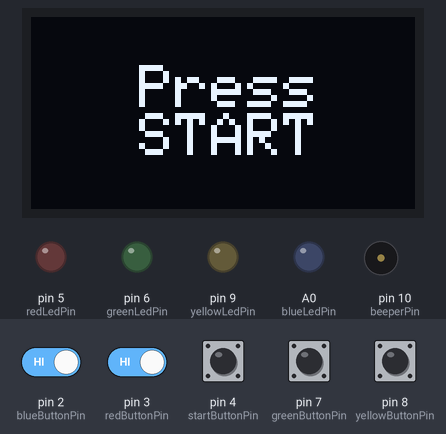
Bench run of a sketch on a simulated Arduino Uno, built with avr-gcc and run on an emulated ATmega328P. Parts: 128×64 one-colour display, output pins drawn as LEDs (lit = HIGH), buzzer (waves = sounding). The inputs (shaded band) are chosen by the test bench; at power-on: pin 2 (blueButtonPin), pin 3 (redButtonPin), pin 4 (startButtonPin), pin 7 (greenButtonPin), pin 8 (yellowButtonPin) HIGH. Random numbers use the default seed unless the sketch sets one; EEPROM starts erased.

Above: at 4.1 s.
4.2 s: pin 4 (startButtonPin) pulled LOW for 0.15 s
At 5.1 s:
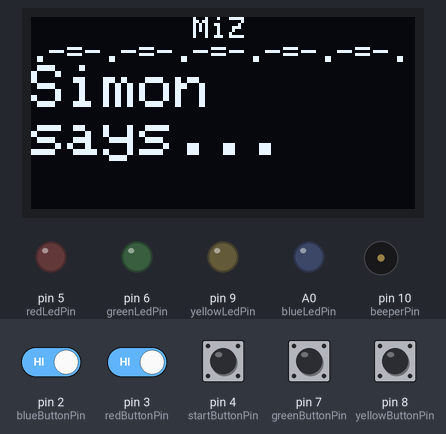
7.3 s: pin 7 (greenButtonPin) pulled LOW for 1 s
At 8.2 s:
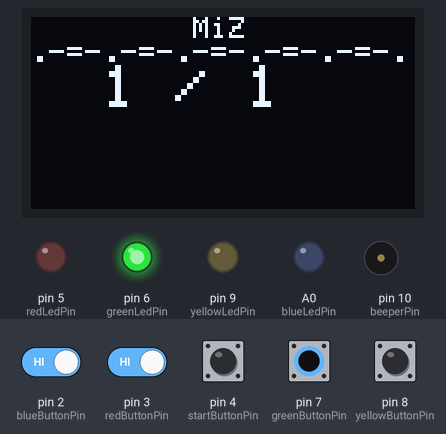
10.2 s: pin 2 (blueButtonPin) driven LOW and pin 3 (redButtonPin) driven LOW
At 14.3 s:
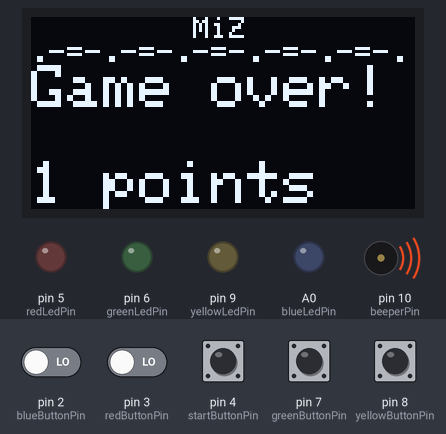
19.2 s: pin 4 (startButtonPin) pulled LOW for 1 s
At 21.4 s:
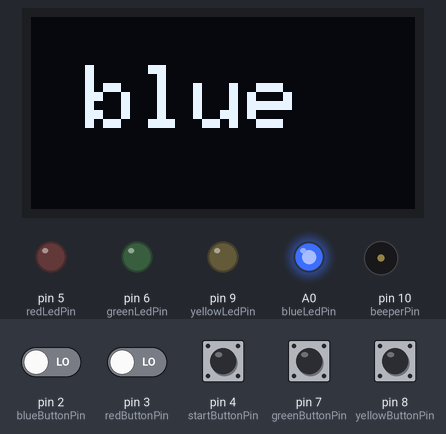
Timing chart, 0 to 24.1 s (numbered marks = the images above; inputs shaded):
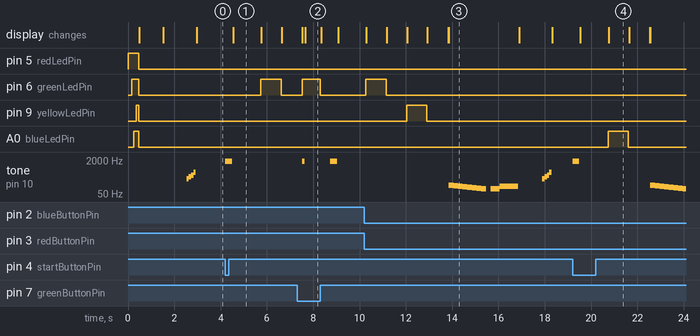

The sketch:

SimonSays.ino
```cpp
#include <SPI.h>
#include <Wire.h>
#include <Adafruit_GFX.h>
#include <Adafruit_SSD1306.h>
#include <EEPROM.h>

#define SCREEN_WIDTH 128
#define SCREEN_HEIGHT 64
#define OLED_RESET     -1 // Reset pin # (or -1 if sharing Arduino reset pin)
#define SCREEN_ADDRESS 0x3C ///< See datasheet for Address; 0x3D for 128x64, 0x3C for 128x32
Adafruit_SSD1306 display(SCREEN_WIDTH, SCREEN_HEIGHT, &Wire, OLED_RESET);

const int redLedPin = 5;
const int redButtonPin = 3;
const int greenLedPin = 6;
const int greenButtonPin = 7;
const int blueLedPin = A0;
const int blueButtonPin = 2;
const int yellowLedPin = 9;
const int yellowButtonPin = 8;
const int startButtonPin = 4;
const int beeperPin = 10;

long highscore = 0;
bool nosound = false;

// the setup function runs once when you press reset or power the board
void setup() {
  // initialize digital pin LED_BUILTIN as an output.
  pinMode(redLedPin, OUTPUT);
  pinMode(greenLedPin, OUTPUT);
  pinMode(blueLedPin, OUTPUT);
  pinMode(yellowLedPin, OUTPUT);
  pinMode(beeperPin, OUTPUT);

  pinMode(redButtonPin, INPUT_PULLUP);
  pinMode(greenButtonPin, INPUT_PULLUP);
  pinMode(blueButtonPin, INPUT_PULLUP);
  pinMode(yellowButtonPin, INPUT_PULLUP);
  pinMode(startButtonPin, INPUT_PULLUP);

  digitalWrite(redLedPin, HIGH);
  display.begin(SSD1306_SWITCHCAPVCC, SCREEN_ADDRESS);
  display.clearDisplay();
  display.display();
  display.setTextColor(SSD1306_WHITE, SSD1306_BLACK);
  delay(100);
  digitalWrite(greenLedPin, HIGH);
  delay(100);
  digitalWrite(blueLedPin, HIGH);
  delay(100);
  digitalWrite(yellowLedPin, HIGH);
  delay(100);
  digitalWrite(redLedPin, LOW);
  digitalWrite(greenLedPin, LOW);
  digitalWrite(blueLedPin, LOW);
  digitalWrite(yellowLedPin, LOW);

  // Check for GreenButton on Startup
  if (digitalRead(greenButtonPin) == LOW) {
    nosound = true;
  }
  // Check for RedButton on Startup
  if (digitalRead(redButtonPin) == LOW) {
    display.clearDisplay();
    display.setCursor(0, 0);
    display.setTextSize(1);
    display.println("  Delete Highscore?");
    display.println(".-=-.-=-.-=-.-=-.-=-.");
    display.setCursor(0, 30);
    display.println("YES: Press Green");
    display.println("NO:  Press Red");
    display.display();
    delay(1000);

    long nowTime = millis();
    bool exitFlag = false;
    while (!exitFlag) {
      display.setCursor(0, 50);
      display.print(millis() - nowTime);
      display.display();
      if (digitalRead(greenButtonPin) == LOW) {
        highscore = 0;
        EEPROM.put(0, highscore);
        display.clearDisplay();
        display.setCursor(0, 30);
        display.setTextSize(3);
        display.println("Deleted");
        display.display();
        exitFlag = true;
        delay(1000);
      } else if (digitalRead(redButtonPin) == LOW) {
        display.clearDisplay();
        display.setCursor(0, 30);
        display.setTextSize(3);
        display.println("Exit");
        display.display();
        exitFlag = true;
        delay(1000);
      }
      if (millis() >= nowTime + 5000) {
        exitFlag = true;
      }
    }
  }
  EEPROM.get(0, highscore);
  display.clearDisplay();
  showSimonSaysLogo();
  showHighscore();
  if (!nosound) {
    introSound();
  }
  showPressStart();

}

// the loop function runs over and over again forever
void loop() {

  while (digitalRead(startButtonPin) == LOW) {
    playGame();
  }
}
```

game.ino
```cpp
void playGame() {
  String possibilities[] = {"r", "g", "b", "y"};
  String solution = "";
  int initialSpeedHigh = "200";
  int initialSpeedLow = "50";
  bool gameOver = false;
  randomSeed(millis());
  while (!gameOver) {
    if (!nosound) {
      nextRound();
    }
    solution += possibilities[random(4)];
    playSequence(solution, initialSpeedHigh, initialSpeedLow);
    if (!checkSolution(solution, initialSpeedHigh, initialSpeedLow)) {
      gameOver = true;
      int score = solution.length() - 1;
      showGameOver(score);
      if (score > highscore) {
        highscore = score;
        EEPROM.put(0, score);
      }

      if (!nosound) {
        gameOverSound();
      }
      else {
        delay(1000);
      }
      showSimonSaysLogo();
      if (!nosound) {
        introSound();
      }
      showPressStart();
    }
  }
}

void playSequence(String solution, int initialSpeedHigh, int initialSpeedLow) {
  showSimonSaysLogo();
  delay(200);
  for (int i = 0; i < solution.length() ; i++) {
    String currentColor = String(solution[i]);
    showColor(currentColor);
    showPressColor(currentColor);
    delay(initialSpeedHigh);
    showColor("");
    display.clearDisplay();
    display.display();
    delay(initialSpeedLow);
  }
}
void showColor(String color)
{
  if (color == "r") digitalWrite(redLedPin, HIGH); else digitalWrite(redLedPin, LOW);
  if (color == "g") digitalWrite(greenLedPin, HIGH); else digitalWrite(greenLedPin, LOW);
  if (color == "b") digitalWrite(blueLedPin, HIGH); else digitalWrite(blueLedPin, LOW);
  if (color == "y") digitalWrite(yellowLedPin, HIGH); else digitalWrite(yellowLedPin, LOW);
}

bool checkSolution(String solution, int initialSpeedHigh, int initialSpeedLow)
{
  showPlayerSaysLogo(0);
  bool success = true;
  for (int i = 0; i < solution.length() ; i++) {
    String currentColor = String(solution[i]);
    String checkColor = "";
    bool pressed = false;
    while (!pressed) {
      checkColor = checkPress();
      if (checkColor != "x") {
        pressed = true;
      }
    }
    if (checkColor == currentColor) {
      showColor(checkColor);
      if (!nosound) {
        correctBeep();
      }

    showProgress(i + 1, solution.length());

    while (pressed) {
      checkColor = checkPress();
      if (checkColor == "x") {
        pressed = false;
      }
    }
    showColor("");

      if (solution.length() != i + 1) {
        showPlayerSaysLogo(0);
      }
      else
        showCorrect();
    } else {
      showColor("");
      success = false;
      break;
    }
  }
  return success;
}
String checkPress()
{
  if (digitalRead(redButtonPin) == LOW) return "r";
  if (digitalRead(greenButtonPin) == LOW) return "g";
  if (digitalRead(blueButtonPin) == LOW) return "b";
  if (digitalRead(yellowButtonPin) == LOW) return "y";
  return "x";
}
```

logos.ino
```cpp
void showGameOver(int points)    {
  display.clearDisplay();
  display.setCursor(0, 0);
  display.setTextSize(1);
  display.println("         MiZ");
  display.println(".-=-.-=-.-=-.-=-.-=-.");
  display.setCursor(0, 16);
  display.setTextSize(2);
  display.println("Game over!");
  display.println("");
  display.print(points);
  display.print(" points");
  display.display();
}
void showCorrect()    {
  display.clearDisplay();
  display.setCursor(0, 0);
  display.setTextSize(1);
  display.println("         MiZ");
  display.println(".-=-.-=-.-=-.-=-.-=-.");
  display.setCursor(0, 16);
  display.setTextSize(3);
  display.println("Correct");
  display.display();
  delay(400);
}
void showWrong()    {
  display.clearDisplay();
  display.setCursor(0, 0);
  display.setTextSize(1);
  display.println("         MiZ");
  display.println(".-=-.-=-.-=-.-=-.-=-.");
  display.setCursor(0, 16);
  display.setTextSize(3);
  display.println("Wrong!");
  display.display();
  delay(400);
}
void showSimonSaysLogo()    {
  display.clearDisplay();
  display.setCursor(0, 0);
  display.setTextSize(1);
  display.println("         MiZ");
  display.println(".-=-.-=-.-=-.-=-.-=-.");
  display.setCursor(0, 16);
  display.setTextSize(2);
  display.println("Simon");
  display.println("says...");
  display.display();
  delay(1000);
}
void showPlayerSaysLogo(int delaytime)    {
  display.clearDisplay();
  display.setCursor(0, 0);
  display.setTextSize(1);
  display.println("         MiZ");
  display.println(".-=-.-=-.-=-.-=-.-=-.");
  display.setCursor(0, 16);
  display.setTextSize(2);
  display.println("You");
  display.println("say...");
  display.display();
  delay(delaytime);
}
void showHighscore()    {
  display.clearDisplay();
  display.setCursor(0, 0);
  display.setTextSize(1);
  display.println("         MiZ");
  display.println(".-=-.-=-.-=-.-=-.-=-.");
  display.setCursor(0, 16);
  display.setTextSize(2);
  display.println("Highscore:");
  display.println("");
  display.println(highscore);
  display.display();
  delay(1000);
}
void showProgress(int current, int max) {
  display.clearDisplay();
  display.setCursor(0, 0);
  display.setTextSize(1);
  display.println("         MiZ");
  display.println(".-=-.-=-.-=-.-=-.-=-.");
  display.setCursor(0, 16);
  display.setTextSize(2);
  if (max > 9)
    display.print(" ");
  else
    display.print("  ");
  display.print(current);
  display.print(" / ");
  display.println(max);
  display.display();
}
void showPressStart()    {
  display.clearDisplay();
  display.setCursor(0, 16);
  display.setTextSize(2);
  display.println("   Press  ");
  display.println("   START  ");
  display.display();
}
void showPressColor(String c)    {
  display.clearDisplay();
  display.setCursor(0, 16);
  display.setTextSize(3);
  String cLoc = "";
  if (c == "r") {
    cLoc = "  red";
  } else   if (c == "g") {
    cLoc = " green";
  } else   if (c == "b") {
    cLoc = " blue";
  } else   if (c == "y") {
    cLoc = "yellow";
  }
  display.println(cLoc);
  display.display();
}
```

sound.ino
```cpp
void introSound() {
  tone(beeperPin, 262, 100);
  delay(100);
  noTone(beeperPin);
  tone(beeperPin, 330, 100);
  delay(100);
  noTone(beeperPin);
  tone(beeperPin, 392, 100);
  delay(100);
  noTone(beeperPin);
  tone(beeperPin, 524, 100);
  delay(100);
  noTone(beeperPin);
}

void nextRound() {
  tone(beeperPin, 1760, 100);
  delay(100);
  noTone(beeperPin);
  tone(beeperPin, 1760, 100);
  delay(100);
  noTone(beeperPin);
  tone(beeperPin, 1760, 100);
  delay(100);
  noTone(beeperPin);
}
void correctBeep() {
  tone(beeperPin, 1760, 100);
  delay(100);
  noTone(beeperPin);
}
void gameOverSound() {
  tone(beeperPin, 131, 200);
  delay(200);
  noTone(beeperPin);
  tone(beeperPin, 124, 200);
  delay(200);
  noTone(beeperPin);
  tone(beeperPin, 117, 200);
  delay(200);
  noTone(beeperPin);
  tone(beeperPin, 110, 200);
  delay(200);
  noTone(beeperPin);
  tone(beeperPin, 104, 200);
  delay(200);
  noTone(beeperPin);
  tone(beeperPin, 98, 200);
  delay(200);
  noTone(beeperPin);
  tone(beeperPin, 93, 200);
  delay(200);
  noTone(beeperPin);
  tone(beeperPin, 87, 200);
  delay(400);
  noTone(beeperPin);
  tone(beeperPin, 87, 400);
  delay(400);
  noTone(beeperPin);
  tone(beeperPin, 117, 800);
  delay(800);
  noTone(beeperPin);
}
```

Measured:
- after the input at 4.2 s, pin 6 (greenLedPin): LOW → HIGH after 1.5 s, → LOW 0.88 s later; tone on pin 10 (beeperPin): silent → 1760 Hz at once, → silent 0.30 s later; the display: changes after 0.34 s (image 1)
- after the input at 7.3 s, pin 6 (greenLedPin): LOW → HIGH after 0.23 s, → LOW 0.77 s later; tone on pin 10 (beeperPin): silent → 1760 Hz after 0.23 s, → silent 0.10 s later, → 1760 Hz 1.1 s later, → silent 0.30 s later
- after the input at 10.2 s, tone on pin 10 (beeperPin): plays 131 Hz for 0.20 s, 124 Hz for 0.20 s, 117 Hz for 0.20 s, 110 Hz for 0.20 s, 104 Hz for 0.20 s, 98 Hz for 0.20 s … (14 notes in this stretch), starting after 3.7 s
- after the input at 19.2 s, A0 (blueLedPin): LOW → HIGH after 1.5 s, → LOW 0.88 s later; tone on pin 10 (beeperPin): plays 1760 Hz for 0.30 s, 131 Hz for 0.20 s, 124 Hz for 0.20 s, 117 Hz for 0.20 s, 110 Hz for 0.20 s, 104 Hz for 0.20 s … (9 notes in this stretch), starting at once; the display: first changes after 0.34 s (image 4 shows a later state)
- what the display in image 1 shows lasts 1.3 s, from 4.5 s to 5.8 s
- what the display in image 4 shows lasts 0.8 s, from 20.8 s to 21.6 s
